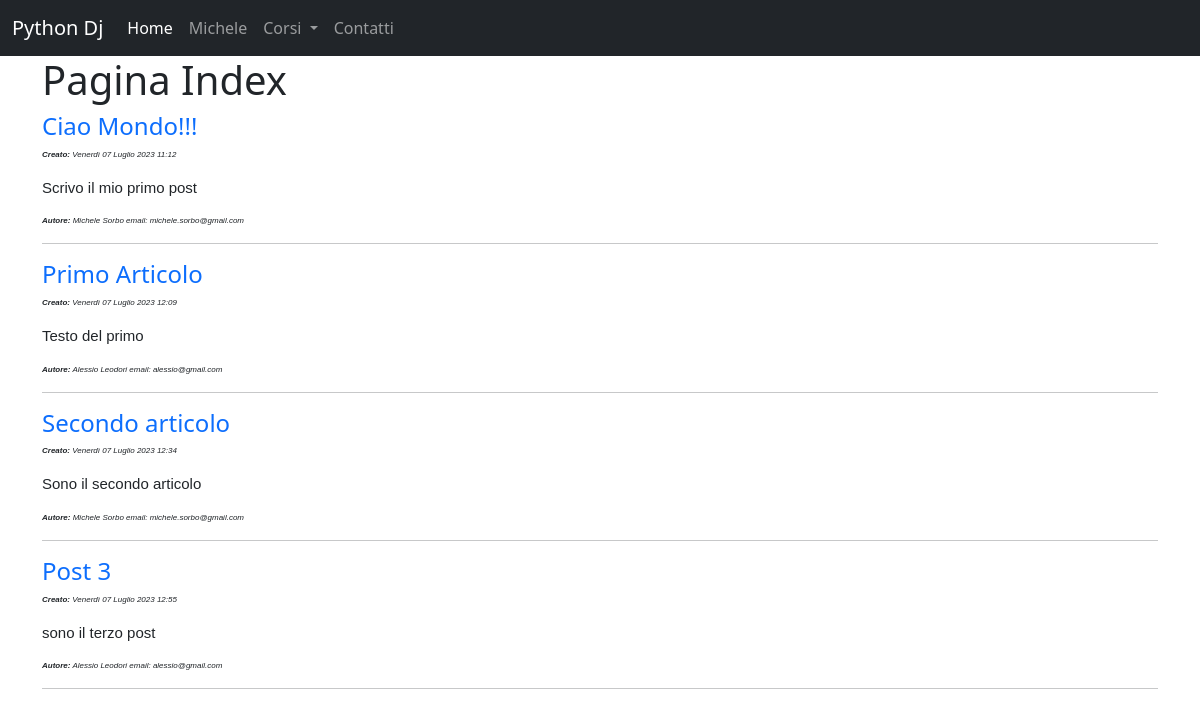
The page / on the database its author committed.
### mainBlog/models.py (models this page shows, shortened)
class Post(models.Model):
    titolo = models.CharField(max_length=200) #Input di testo con grandezza massima di caratteri fissa a 200
    corpo = models.TextField(blank=True) #è una textarea, la rendo non obbligatoria
    data_ins = models.DateTimeField(auto_now_add=True) #DateTime e imposto che automaticamente sia impostata la data e l'ora corrente
    autore = models.ForeignKey(User, on_delete=models.CASCADE) #Vado a dire quale utente del sito ha scritto il post

### mainBlog/views.py (the view)
# urls.py: path("", views.index, name='corsiHome'),
def index(request):
    posts = Post.objects.all() #Vai nella tabella Post e selezionami tutti i post Faccio un fetchAssociativo
    return render(request, 'index.html', {"posts": posts})

### mainBlog/templates/index.html (shortened to what this page needs)
{% extends 'base.html' %}
{% block titolo_pagina %}Pagina Index{% endblock titolo_pagina %}
{% block contenuto %}
{% for post in posts  %}
    <h4><a href="{% url 'post-singolo' post.pk %}">{{ post.titolo }}</a></h4>
    <p class="autore"><b>Creato:</b> {{ post.data_ins }}</p>
    <p class="corpo">{{ post.corpo }}</p>
    <p class="autore"><b>Autore:</b> {{ post.autore.first_name }} {{ post.autore.last_name }} email: {{ post.autore.email }}</p>
    <hr>
{% endfor %}
{% endblock contenuto %}

### mainBlog/templates/index.html (style rules this page uses)
a { text-decoration: none; }
h4 { color: rgb(0, 108, 147); }
.corpo { font-family: Arial, Helvetica, sans-serif; font-size: 15px; }
.autore { font-family: Arial, Helvetica, sans-serif; font-size: 8px; font-style: italic; }

### rows shown on the page
Post: titolo "Ciao Mondo!!!", data_ins "Venerdì 07 Luglio 2023 11:12", corpo "Scrivo il mio primo post", autore.first_name "Michele", autore.last_name "Sorbo", autore.email "michele.sorbo@gmail.com"
Post: titolo "Primo Articolo", data_ins "Venerdì 07 Luglio 2023 12:09", corpo "Testo del primo", autore.first_name "Alessio", autore.last_name "Leodori", autore.email "alessio@gmail.com"
Post: titolo "Secondo articolo", data_ins "Venerdì 07 Luglio 2023 12:34", corpo "Sono il secondo articolo", autore.first_name "Michele", autore.last_name "Sorbo", autore.email "michele.sorbo@gmail.com"
Post: titolo "Post 3", data_ins "Venerdì 07 Luglio 2023 12:55", corpo "sono il terzo post", autore.first_name "Alessio", autore.last_name "Leodori", autore.email "alessio@gmail.com"
